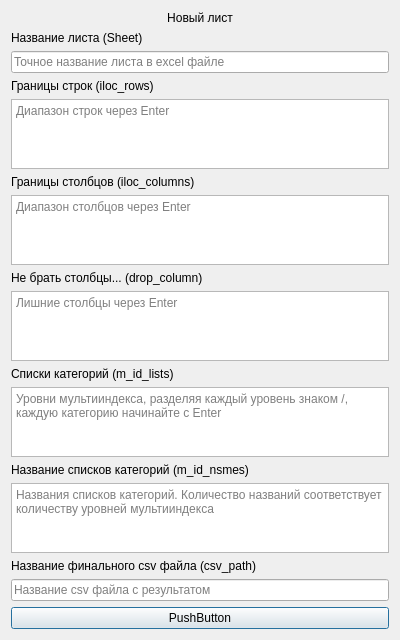
<?xml version="1.0" encoding="UTF-8"?>
<ui version="4.0">
 <class>Dialog</class>
 <widget class="QDialog" name="Dialog">
  <property name="geometry">
   <rect>
    <x>0</x>
    <y>0</y>
    <width>400</width>
    <height>640</height>
   </rect>
  </property>
  <property name="minimumSize">
   <size>
    <width>400</width>
    <height>640</height>
   </size>
  </property>
  <property name="windowTitle">
   <string>Dialog</string>
  </property>
  <layout class="QVBoxLayout" name="verticalLayout">
   <item>
    <widget class="QLabel" name="labelHeader">
     <property name="sizePolicy">
      <sizepolicy hsizetype="Minimum" vsizetype="Expanding">
       <horstretch>0</horstretch>
       <verstretch>0</verstretch>
      </sizepolicy>
     </property>
     <property name="text">
      <string>Новый лист</string>
     </property>
     <property name="alignment">
      <set>Qt::AlignCenter</set>
     </property>
    </widget>
   </item>
   <item>
    <layout class="QFormLayout" name="formLayout">
     <property name="fieldGrowthPolicy">
      <enum>QFormLayout::AllNonFixedFieldsGrow</enum>
     </property>
     <property name="rowWrapPolicy">
      <enum>QFormLayout::WrapAllRows</enum>
     </property>
     <property name="labelAlignment">
      <set>Qt::AlignLeading|Qt::AlignLeft|Qt::AlignVCenter</set>
     </property>
     <property name="formAlignment">
      <set>Qt::AlignCenter</set>
     </property>
     <item row="0" column="0">
      <widget class="QLabel" name="labelSheet">
       <property name="text">
        <string>Название листа (Sheet)</string>
       </property>
      </widget>
     </item>
     <item row="1" column="0">
      <widget class="QLabel" name="labelIlocRows">
       <property name="text">
        <string>Границы строк (iloc_rows)</string>
       </property>
      </widget>
     </item>
     <item row="2" column="0">
      <widget class="QLabel" name="labelIlocColumns">
       <property name="text">
        <string>Границы столбцов (iloc_columns)</string>
       </property>
      </widget>
     </item>
     <item row="3" column="0">
      <widget class="QLabel" name="labelDropColumn">
       <property name="text">
        <string>Не брать столбцы... (drop_column)</string>
       </property>
      </widget>
     </item>
     <item row="4" column="0">
      <widget class="QLabel" name="labelMIdLists">
       <property name="text">
        <string>Списки категорий (m_id_lists)</string>
       </property>
      </widget>
     </item>
     <item row="5" column="0">
      <widget class="QLabel" name="labelMIdNames">
       <property name="text">
        <string>Название списков категорий (m_id_nsmes)</string>
       </property>
      </widget>
     </item>
     <item row="6" column="0">
      <widget class="QLabel" name="labelCsvPath">
       <property name="text">
        <string>Название финального csv файла (csv_path)</string>
       </property>
      </widget>
     </item>
     <item row="1" column="1">
      <widget class="QTextEdit" name="textEditIlocRows">
       <property name="placeholderText">
        <string>Диапазон строк через Enter</string>
       </property>
      </widget>
     </item>
     <item row="2" column="1">
      <widget class="QTextEdit" name="textEditIlocColumns">
       <property name="placeholderText">
        <string>Диапазон столбцов через Enter</string>
       </property>
      </widget>
     </item>
     <item row="3" column="1">
      <widget class="QTextEdit" name="textEditDropColumns">
       <property name="placeholderText">
        <string>Лишние столбцы через Enter</string>
       </property>
      </widget>
     </item>
     <item row="4" column="1">
      <widget class="QTextEdit" name="textEditMIdLists">
       <property name="placeholderText">
        <string>Уровни мультииндекса, разделяя каждый уровень знаком /, каждую категорию начинайте с Enter</string>
       </property>
      </widget>
     </item>
     <item row="5" column="1">
      <widget class="QTextEdit" name="textEditMIdNames">
       <property name="placeholderText">
        <string>Названия списков категорий. Количество названий соответствует количеству уровней мультииндекса </string>
       </property>
      </widget>
     </item>
     <item row="0" column="1">
      <widget class="QLineEdit" name="lineEditSheet">
       <property name="placeholderText">
        <string>Точное название листа в exсel файле</string>
       </property>
      </widget>
     </item>
     <item row="6" column="1">
      <widget class="QLineEdit" name="lineEditCSVPath">
       <property name="placeholderText">
        <string>Название csv файла с результатом</string>
       </property>
      </widget>
     </item>
    </layout>
   </item>
   <item>
    <widget class="QPushButton" name="pushButton">
     <property name="text">
      <string>PushButton</string>
     </property>
    </widget>
   </item>
  </layout>
 </widget>
 <resources/>
 <connections/>
</ui>
